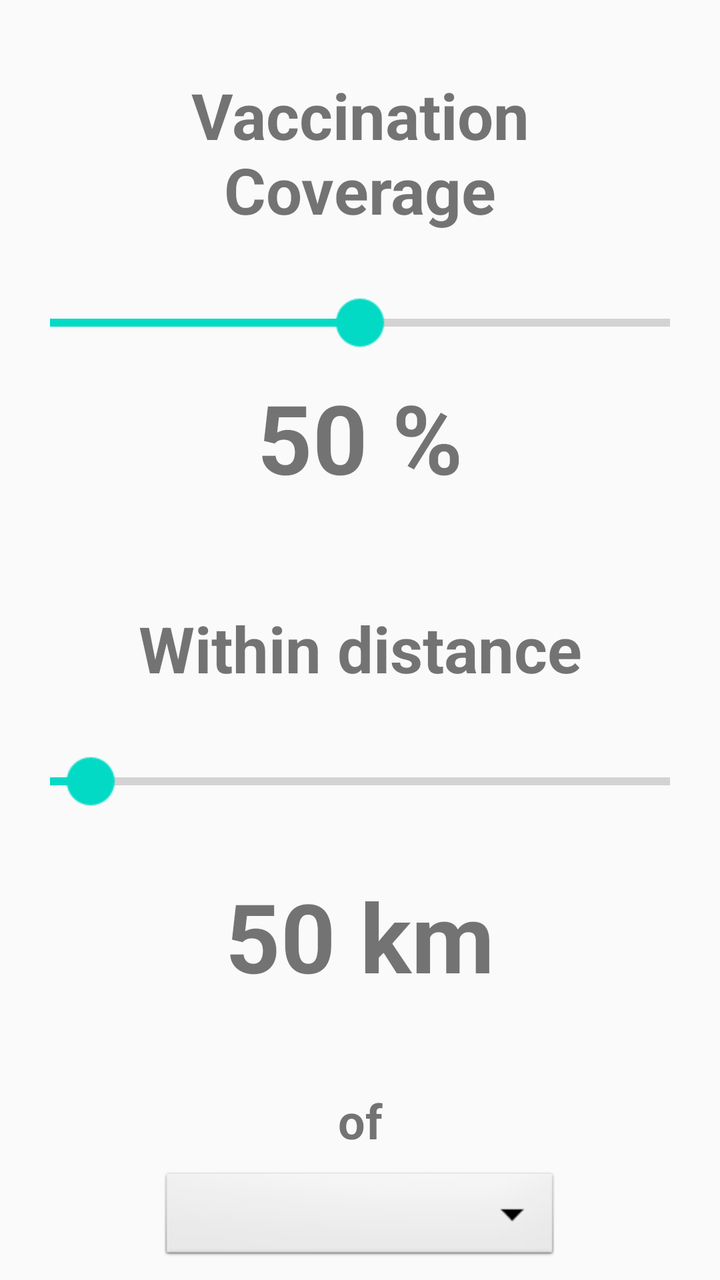
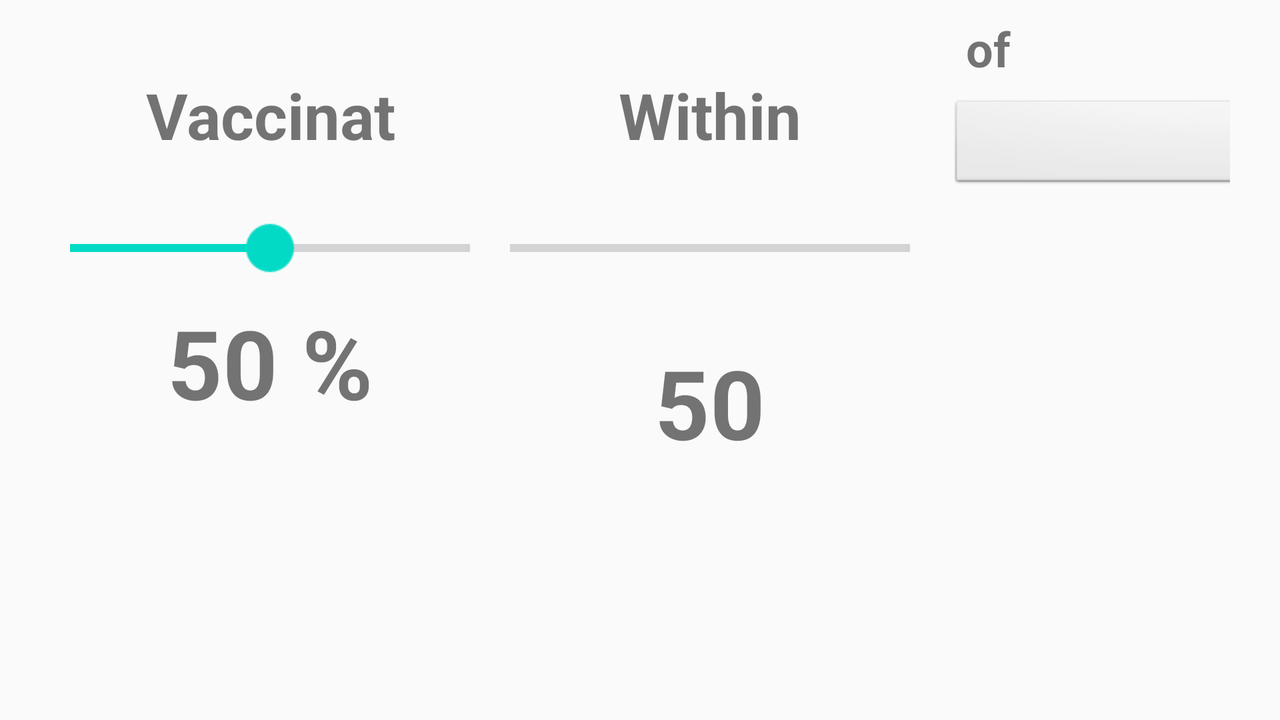

An Android layout and its configuration variant, each rendered on a device that would load it. The default file and the variant file are quoted in full after the pictures.
<!-- AndroidManifest.xml: application theme Theme.ZombieSim -->
<!-- res/layout/fragment_vaccination.xml -->
<?xml version="1.0" encoding="utf-8"?>
<LinearLayout xmlns:android="http://schemas.android.com/apk/res/android"
    xmlns:tools="http://schemas.android.com/tools"
    android:layout_width="match_parent"
    android:layout_height="match_parent"
    android:layout_marginLeft="25dp"
    android:layout_marginRight="25dp"
    android:orientation="vertical"
    tools:context=".VaccinationTab">

    <TextView
        android:id="@+id/vacc_title"
        android:layout_width="match_parent"
        android:layout_height="wrap_content"
        android:layout_margin="36dp"
        android:gravity="center_horizontal"
        android:text="Vaccination Coverage"
        android:textSize="32dp"
        android:textStyle="bold" />

    <SeekBar
        android:id="@+id/vacc_cov_seek"
        android:layout_width="200dp"
        android:layout_height="wrap_content"
        android:layout_gravity="center"
        android:max="100"
        android:progress="50"
        android:scaleX="2"
        android:scaleY="2" />

    <TextView
        android:id="@+id/vacc_cov_val"
        android:layout_width="match_parent"
        android:layout_height="wrap_content"
        android:layout_margin="16dp"
        android:gravity="center"
        android:text="50 %"
        android:textSize="48dp"
        android:textStyle="bold" />

    <TextView
        android:id="@+id/vacc_dist_title"
        android:layout_width="match_parent"
        android:layout_height="wrap_content"
        android:layout_margin="36dp"
        android:gravity="center_horizontal"
        android:text="Within distance"
        android:textSize="32dp"
        android:textStyle="bold" />

    <SeekBar
        android:id="@+id/vacc_dist_seek"
        android:layout_width="200dp"
        android:layout_height="wrap_content"
        android:layout_gravity="center"
        android:max="500"
        android:progress="50"
        android:scaleX="2"
        android:scaleY="2" />

    <TextView
        android:id="@+id/vacc_dist_val"
        android:layout_width="match_parent"
        android:layout_height="wrap_content"
        android:layout_margin="36dp"
        android:gravity="center"
        android:text="50 km"
        android:textSize="48dp"
        android:textStyle="bold" />

    <TextView
        android:id="@+id/v_dist_title2"
        android:layout_width="match_parent"
        android:layout_height="wrap_content"
        android:layout_margin="8dp"
        android:gravity="center_horizontal"
        android:text="of"
        android:textSize="24dp"
        android:textStyle="bold" />


    <Spinner
        android:id="@+id/vacc_city"
        android:layout_width="200dp"
        android:layout_height="wrap_content"
        android:layout_gravity="center"
        android:background="@android:drawable/btn_dropdown"
        android:gravity="center_horizontal"
        android:spinnerMode="dropdown"
        android:textSize="24dp"
        android:textStyle="bold" />

</LinearLayout>
<!-- resources referenced by this layout -->
<resources>
  <style name="Theme.ZombieSim" parent="Theme.AppCompat.Light.DarkActionBar">
          
          <item name="colorPrimary">@color/purple_500</item>
          <item name="colorPrimaryDark">@color/purple_700</item>
          <item name="colorAccent">@color/teal_200</item>
     </style>
</resources>
<!-- res/layout-land/fragment_vaccination.xml (the repository's variant of the layout above) -->
<!-- drawn on the phone turned sideways -->
<?xml version="1.0" encoding="utf-8"?>
<LinearLayout xmlns:android="http://schemas.android.com/apk/res/android"
    xmlns:tools="http://schemas.android.com/tools"
    android:layout_width="match_parent"
    android:layout_height="match_parent"
    android:layout_marginLeft="25dp"
    android:layout_marginRight="25dp"
    android:orientation="vertical"
    tools:context=".VaccinationTab">

    <GridLayout xmlns:android="http://schemas.android.com/apk/res/android"
        xmlns:tools="http://schemas.android.com/tools"
        android:id="@+id/run_grid"
        android:layout_width="fill_parent"
        android:layout_height="wrap_content"
        android:layout_gravity="center"
        android:columnCount="3"
        android:orientation="horizontal"
        android:rowCount="1"
        tools:context=".VaccinationTab">

        <LinearLayout xmlns:android="http://schemas.android.com/apk/res/android"
            xmlns:tools="http://schemas.android.com/tools"
            android:layout_width="wrap_content"
            android:layout_height="wrap_content"
            android:layout_marginLeft="10dp"
            android:layout_marginRight="10dp"
            android:orientation="vertical"
            tools:context=".VaccinationTab">

            <TextView
                android:id="@+id/vacc_title"
                android:layout_width="match_parent"
                android:layout_height="wrap_content"
                android:layout_margin="36dp"
                android:gravity="center_horizontal"
                android:text="Vaccination Coverage"
                android:textSize="32dp"
                android:textStyle="bold" />

            <SeekBar
                android:id="@+id/vacc_cov_seek"
                android:layout_width="200dp"
                android:layout_height="wrap_content"
                android:layout_gravity="center"
                android:max="100"
                android:progress="50"
                android:scaleX="2"
                android:scaleY="2" />

            <TextView
                android:id="@+id/vacc_cov_val"
                android:layout_width="match_parent"
                android:layout_height="wrap_content"
                android:layout_margin="16dp"
                android:gravity="center"
                android:text="50 %"
                android:textSize="48dp"
                android:textStyle="bold" />
        </LinearLayout>

        <LinearLayout xmlns:android="http://schemas.android.com/apk/res/android"
            xmlns:tools="http://schemas.android.com/tools"
            android:layout_width="wrap_content"
            android:layout_height="wrap_content"
            android:layout_marginLeft="10dp"
            android:layout_marginRight="10dp"
            android:orientation="vertical"
            tools:context=".VaccinationTab">


            <TextView
                android:id="@+id/vacc_dist_title"
                android:layout_width="match_parent"
                android:layout_height="wrap_content"
                android:layout_margin="36dp"
                android:gravity="center_horizontal"
                android:text="Within distance"
                android:textSize="32dp"
                android:textStyle="bold" />

            <SeekBar
                android:id="@+id/vacc_dist_seek"
                android:layout_width="200dp"
                android:layout_height="wrap_content"
                android:layout_gravity="center"
                android:max="500"
                android:progress="50"
                android:scaleX="2"
                android:scaleY="2" />

            <TextView
                android:id="@+id/vacc_dist_val"
                android:layout_width="match_parent"
                android:layout_height="wrap_content"
                android:layout_margin="36dp"
                android:gravity="center"
                android:text="50 km"
                android:textSize="48dp"
                android:textStyle="bold" />
        </LinearLayout>

        <LinearLayout xmlns:android="http://schemas.android.com/apk/res/android"
            xmlns:tools="http://schemas.android.com/tools"
            android:layout_width="wrap_content"
            android:layout_height="wrap_content"
            android:layout_marginLeft="10dp"
            android:layout_marginRight="10dp"
            android:orientation="vertical"
            tools:context=".VaccinationTab">

            <TextView
                android:id="@+id/v_dist_title2"
                android:layout_width="match_parent"
                android:layout_height="wrap_content"
                android:layout_margin="8dp"
                android:gravity="center_vertical"
                android:text="of"
                android:textSize="24dp"
                android:textStyle="bold" />


            <Spinner
                android:id="@+id/vacc_city"
                android:layout_width="200dp"
                android:layout_height="wrap_content"
                android:layout_gravity="center"
                android:background="@android:drawable/btn_dropdown"
                android:gravity="center_horizontal"
                android:spinnerMode="dropdown"
                android:textSize="24dp"
                android:textStyle="bold" />
        </LinearLayout>
    </GridLayout>

</LinearLayout>
